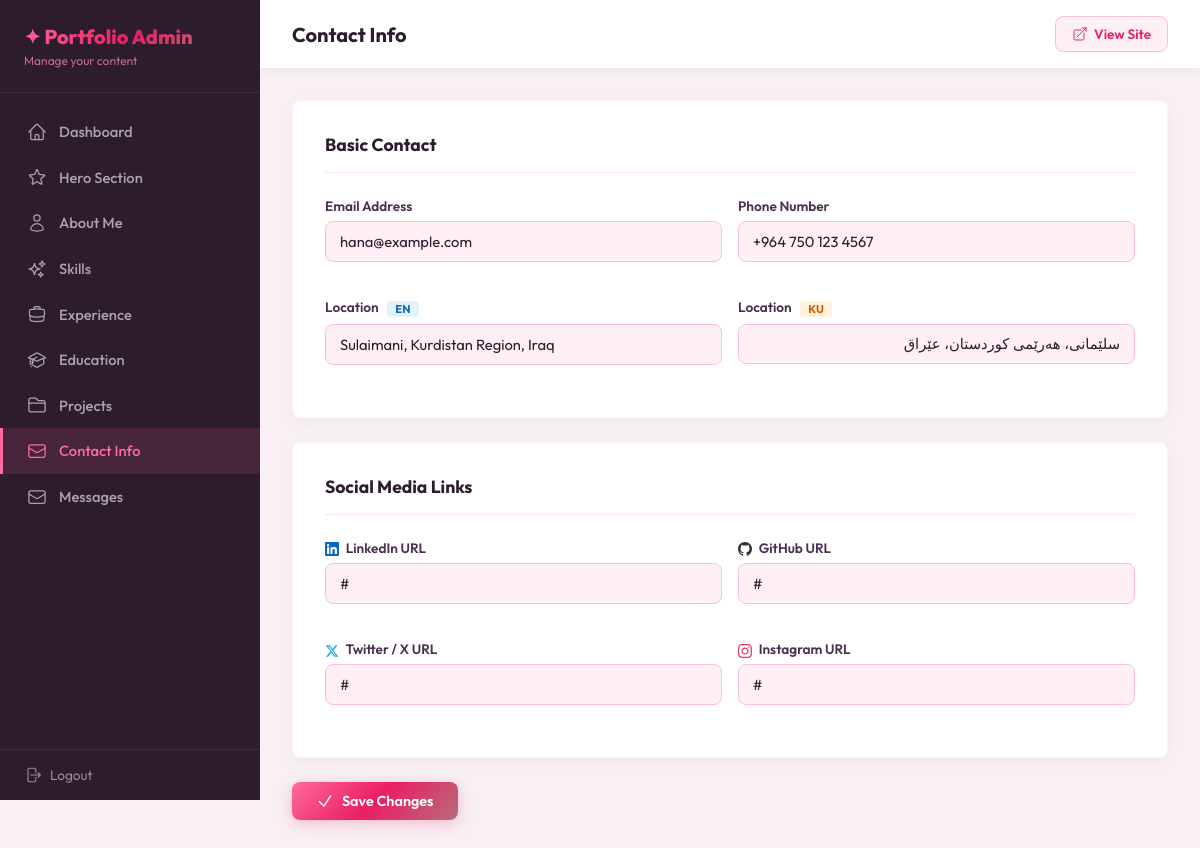
The page /admin/contact.php (signed in) on the database its author committed.
### tables this page shows
CREATE TABLE IF NOT EXISTS contact_info (
    id INT AUTO_INCREMENT PRIMARY KEY,
    email VARCHAR(255) DEFAULT 'hana@example.com',
    phone VARCHAR(50) DEFAULT '+964 750 123 4567',
    location_en VARCHAR(255) DEFAULT 'Sulaimani, Kurdistan Region, Iraq',
    location_ku VARCHAR(255) DEFAULT 'سلێمانی، هەرێمی کوردستان، عێراق',
    linkedin VARCHAR(255) DEFAULT '#',
    github VARCHAR(255) DEFAULT '#',
    twitter VARCHAR(255) DEFAULT '#',
    instagram VARCHAR(255) DEFAULT '#',
    updated_at TIMESTAMP DEFAULT CURRENT_TIMESTAMP ON UPDATE CURRENT_TIMESTAMP
);

### functions.php (called while the page is built, shortened)
<?php
function sanitize(string $input): string {
    return htmlspecialchars(trim($input), ENT_QUOTES, 'UTF-8');
}

### admin/contact.php (the view, shortened to what this page needs)
<?php
require_once __DIR__ . '/../db_connect.php';
require_once 'header.php';
$contact = $pdo->query("SELECT * FROM contact_info WHERE id = 1")->fetch();
?>
<form method="POST" action="">
    <div class="admin-card">
        <div class="admin-card-header">
            <h2 class="admin-card-title">Basic Contact</h2>
        </div>
        <div style="display:grid;grid-template-columns:1fr 1fr;gap:1rem;">
            <div class="form-group">
                <label class="form-label">Email Address</label>
                <input type="email" name="email" class="form-input" value="<?= sanitize($contact['email'] ?? '') ?>" placeholder="your@email.com">
            </div>
            <div class="form-group">
                <label class="form-label">Phone Number</label>
                <input type="text" name="phone" class="form-input" value="<?= sanitize($contact['phone'] ?? '') ?>" placeholder="+964 750 123 4567">
            </div>
            <div class="form-group">
                <label class="form-label">Location <span class="lang-tag en">EN</span></label>
                <input type="text" name="location_en" class="form-input" value="<?= sanitize($contact['location_en'] ?? '') ?>">
            </div>
            <div class="form-group">
                <label class="form-label">Location <span class="lang-tag ku">KU</span></label>
                <input type="text" name="location_ku" class="form-input" dir="rtl" value="<?= sanitize($contact['location_ku'] ?? '') ?>">
            </div>
        </div>
    </div>
    <div class="admin-card">
        <div class="admin-card-header">
            <h2 class="admin-card-title">Social Media Links</h2>
        </div>
        <div style="display:grid;grid-template-columns:1fr 1fr;gap:1rem;">
            <div class="form-group">
                <label class="form-label">
                    LinkedIn URL
                </label>
                <input type="url" name="linkedin" class="form-input" value="<?= sanitize($contact['linkedin'] ?? '') ?>" placeholder="https://linkedin.com/in/username">
            </div>
            <div class="form-group">
                <label class="form-label">
                    GitHub URL
                </label>
                <input type="url" name="github" class="form-input" value="<?= sanitize($contact['github'] ?? '') ?>" placeholder="https://github.com/username">
            </div>
            <div class="form-group">
                <label class="form-label">
                    Twitter / X URL
                </label>
                <input type="url" name="twitter" class="form-input" value="<?= sanitize($contact['twitter'] ?? '') ?>" placeholder="https://x.com/username">
            </div>
            <div class="form-group">
                <label class="form-label">
                    Instagram URL
                </label>
                <input type="url" name="instagram" class="form-input" value="<?= sanitize($contact['instagram'] ?? '') ?>" placeholder="https://instagram.com/username">
            </div>
        </div>
    </div>
    <button type="submit" class="btn btn-primary">
        <svg xmlns="http://www.w3.org/2000/svg" width="18" height="18" fill="none" viewBox="0 0 24 24" stroke-width="2" stroke="currentColor"><path stroke-linecap="round" stroke-linejoin="round" d="m4.5 12.75 6 6 9-13.5"/></svg>
        Save Changes
    </button>
</form>
<?php require_once 'footer.php'; ?>

### admin/css/admin.css (style rules this page uses)
:root { --sidebar-width: 260px; --admin-pink-50: #FFF0F5; --admin-pink-100: #FFE4EF; --admin-pink-200: #FFBDD6; --admin-pink-300: #FF8FB8; --admin-pink-400: #FF6B9D; --admin-pink-500: #FF4081; --admin-pink-600: #E91E63; --admin-dark: #2D1B2E; --admin-dark-light: #4A3050; --admin-gradient: linear-gradient(135deg, #FF6B9D 0%, #E91E63 50%, #B76E79 100%); --admin-transition: all 0.3s cubic-bezier(0.4, 0, 0.2, 1); }
* { margin: 0; padding: 0; box-sizing: border-box; }
img, svg { max-width: 100%; }
button, input, textarea, a { -webkit-tap-highlight-color: transparent; }
body.admin-body { font-family: 'Outfit', sans-serif; background: #F8F0F4; min-height: 100svh; display: flex; color: var(--admin-dark); }
.admin-card { background: white; border-radius: 8px; padding: 2rem; box-shadow: 0 4px 15px rgba(45, 27, 46, 0.04); border: 1px solid rgba(255, 189, 214, 0.2); margin-bottom: 1.5rem; }
.admin-card-header { display: flex; align-items: center; justify-content: space-between; margin-bottom: 1.5rem; padding-bottom: 1rem; border-bottom: 1px solid var(--admin-pink-100); gap: 1rem; flex-wrap: wrap; }
.admin-card-title { font-size: 1.1rem; font-weight: 700; color: var(--admin-dark); }
.form-group { margin-bottom: 1.25rem; }
.form-label { display: block; font-size: 0.85rem; font-weight: 600; color: var(--admin-dark-light); margin-bottom: 0.4rem; }
.form-label .lang-tag { display: inline-block; padding: 1px 8px; border-radius: 4px; font-size: 0.7rem; font-weight: 700; margin-left: 6px; vertical-align: middle; }
.lang-tag.en { background: #E3F2FD; color: #1565C0; }
.lang-tag.ku { background: #FFF3E0; color: #E65100; }
.form-input, .form-textarea { width: 100%; padding: 10px 14px; border: 1.5px solid var(--admin-pink-200); border-radius: 8px; font-size: 0.92rem; font-family: 'Outfit', sans-serif; color: var(--admin-dark); background: var(--admin-pink-50); transition: var(--admin-transition); outline: none; }
.form-input[dir="rtl"], .form-textarea[dir="rtl"] { font-family: 'Vazirmatn', sans-serif; text-align: right; }
.btn { display: inline-flex; align-items: center; gap: 8px; padding: 10px 24px; border-radius: 8px; font-size: 0.9rem; font-weight: 600; font-family: 'Outfit', sans-serif; cursor: pointer; transition: var(--admin-transition); border: none; text-decoration: none; }
.btn-primary { background: var(--admin-gradient); color: white; box-shadow: 0 4px 15px rgba(233, 30, 99, 0.25); }

### rows shown on the page
contact_info: email "hana@example.com", phone "+964 750 123 4567", location_en "Sulaimani, Kurdistan Region, Iraq", location_ku "سلێمانی، هەرێمی کوردستان، عێراق", linkedin "#", github "#", twitter "#", instagram "#"

### other values the page prints
$pageTitle "Contact Info"
